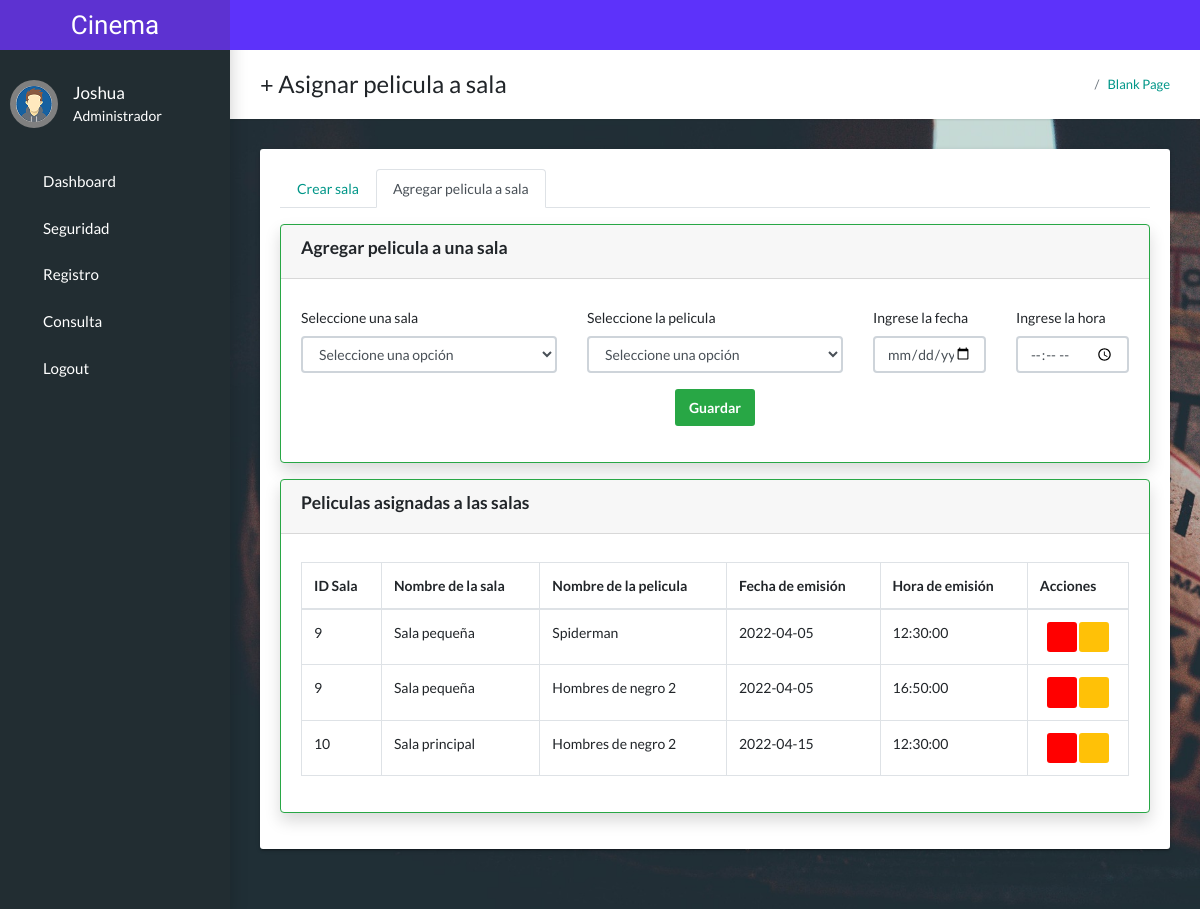
The page /pages/crear_pelicula_a_sala.php (signed in) on the database its author committed.
### tables this page shows
CREATE TABLE `peliculasala` (
  `idPSala` int(11) NOT NULL,
  `idSala` int(11) NOT NULL,
  `idPelicula` int(11) NOT NULL,
  `diaEstreno` date NOT NULL,
  `horaEstreno` time NOT NULL,
  `status` int(11) NOT NULL
);

CREATE TABLE `salas` (
  `idSala` int(11) NOT NULL,
  `nombreSala` varchar(50) NOT NULL,
  `filasSala` int(11) NOT NULL,
  `asientosSala` int(11) NOT NULL,
  `status` int(11) NOT NULL DEFAULT 1
);

CREATE TABLE `peliculas` (
  `idPeliculas` int(11) NOT NULL,
  `nombrePelicula` varchar(200) NOT NULL,
  `sinopsisPelicula` text NOT NULL,
  `duracionPelicula` time NOT NULL DEFAULT '02:00:00',
  `fechaIngreso` date NOT NULL,
  `idGeneroPel` int(11) NOT NULL,
  `idClasificacion` int(11) NOT NULL,
  `statusPelicula` int(11) NOT NULL
);

### pages/crear_pelicula_a_sala.php (the view, shortened to what this page needs)
<?php
if (isset($_SESSION['id_user'])) :
    include 'templates/header_admin.php';
    require("../src/php/database/connection.php");
    $sentencia = "SELECT pls.*, sl.idSala, sl.nombreSala, pl.* FROM peliculasala pls INNER JOIN salas sl ON pls.idSala=sl.idSala INNER JOIN peliculas pl ON pls.idPelicula=pl.idPeliculas WHERE pls.status='1'";
    $resultado = mysqli_query($conection, $sentencia);
?>
    <main class="app-content">
        <div class="app-title">
            <div>
                <h1><i class="fas fa-plus"></i> Asignar pelicula a sala</h1>
            </div>
            <ul class="app-breadcrumb breadcrumb">
                <li class="breadcrumb-item"><i class="fa fa-home fa-lg"></i></li>
                <li class="breadcrumb-item"><a href="#">Blank Page</a></li>
            </ul>
        </div>
        <div class="row">
            <div class="col-md-12">
                <div class="tile">
                    <div class="row">
                        <div class="col-lg-12 mb-3">
                            <ul class="nav nav-tabs">
                                <li class="nav-item">
                                    <a class="nav-link" aria-current="page" href="crear_sala">Crear sala</a>
                                </li>
                                <li class="nav-item">
                                    <a class="nav-link active" aria-current="page" href="crear_pelicula_a_sala">Agregar pelicula a sala</a>
                                </li>
                            </ul>
                        </div>
                        <div class="col-lg-12 mb-3">
                            <form action="crear_pelicula_a_sala" method="POST" id="formSalas2">
                                <div class="card shadow border-success">
                                    <div class="card-header">
                                        <h5 class="fw-bold">Agregar pelicula a una sala</h5>
                                    </div>
                                    <div class="card-body">
                                        <div class="row">
                                            <div class="col-lg-4 mb-3">
                                                <label class="form-label">Seleccione una sala</label>
                                                <select class="form-control" name="sala" id="sala">
                                                    <option value="">Seleccione una opción</option>
                                                </select>
                                            </div>
                                            <div class="col-lg-4 mb-3">
                                                <label class="form-label">Seleccione la pelicula</label>
                                                <select name="pelicula" id="pelicula" class="form-control">
                                                    <option value="">Seleccione una opción</option>
                                                </select>
                                            </div>
                                            <div class="col-lg-2 col-6 mb-3">
                                                <label class="form-label">Ingrese la fecha</label>
                                                <input type="date" name="fecha" id="fecha" class="form-control">
                                            </div>
                                            <div class="col-lg-2 col-6 mb-3">
                                                <label class="form-label">Ingrese la hora</label>
                                                <input type="time" name="hora" id="hora" class="form-control">
                                            </div>
                                            <div class="col-lg-12 mb-3 text-center">
                                                <button type="submit" class="btn btn-success">Guardar</button>
                                            </div>
                                        </div>
                                    </div>
                                </div>
                            </form>
                        </div>
                        <div class="col-lg-12 mb-3">
                            <div class="card shadow border-success">
                                <div class="card-header">
                                    <h5 class="fw-bold">Peliculas asignadas a las salas</h5>
                                </div>
                                <div class="card-body">
                                    <div class="table-responsive">
                                        <table class="table table-hover table-bordered" id="tablesalas">
                                            <thead>
                                                <tr>
                                                    <th>ID Sala</th>
                                                    <th>Nombre de la sala</th>
                                                    <th>Nombre de la pelicula</th>
                                                    <th>Fecha de emisión</th>
                                                    <th>Hora de emisión</th>
                                                    <th>Acciones</th>
                                                </tr>
                                            </thead>
                                            <tbody>
                                                <?php while ($salas = mysqli_fetch_assoc($resultado)) : ?>
                                                    <tr>
                                                        <td><?php echo $salas['idSala']; ?></td>
                                                        <td><?php echo $salas['nombreSala']; ?></td>
                                                        <td><?php echo $salas['nombrePelicula']; ?></td>
                                                        <td><?php echo $salas['diaEstreno']; ?></td>
                                                        <td><?php echo $salas['horaEstreno']; ?></td>
                                                        <td class="text-center">
                                                            <a href="../src/php/funciones/crearPelSala?id=<?php echo $salas['idPSala']; ?>" class="btn bg-red btn-sm" data-bs-toggle="tooltip" data-bs-placement="top" title="Eliminar">
                                                                <i class="fa-solid fa-trash text-white"></i>
                                                            </a>
                                                            <a href="edit_movie.php?idP=<?php echo $salas['idPSala']; ?>" class="btn btn-sm btn-warning" data-bs-toggle="tooltip" data-bs-placement="top" title="Editar">
                                                                <i class="far fa-edit text-white"></i>
                                                            </a>
                                                        </td>
                                                    </tr>
                                                <?php endwhile; ?>
                                            </tbody>
                                        </table>
                                    </div>
                                </div>
                            </div>
                        </div>
                    </div>
                </div>
            </div>
        </div>
    </main>
<?php
    include 'templates/footer_admin.php';
else :
    echo '
            <script>
                window.location = "../?status=E333";
            </script>
        ';
endif;
?>

### src/style/style.css (style rules this page uses)
*, *:before, *:after { box-sizing: border-box; -moz-box-sizing: border-box; -webkit-box-sizing: border-box; }

### src/style/estilo.css (style rules this page uses)
.bg-red { background-color: red; }

### rows shown on the page
peliculasala: idSala.idSala "9", idSala.nombreSala "Sala pequeña", idPelicula.nombrePelicula "Spiderman", diaEstreno "2022-04-05", horaEstreno "12:30:00"
peliculasala: idSala.idSala "9", idSala.nombreSala "Sala pequeña", idPelicula.nombrePelicula "Hombres de negro 2", diaEstreno "2022-04-05", horaEstreno "16:50:00"
peliculasala: idSala.idSala "10", idSala.nombreSala "Sala principal", idPelicula.nombrePelicula "Hombres de negro 2", diaEstreno "2022-04-15", horaEstreno "12:30:00"

### other values the page prints
$_SESSION['user'] "Joshua"
